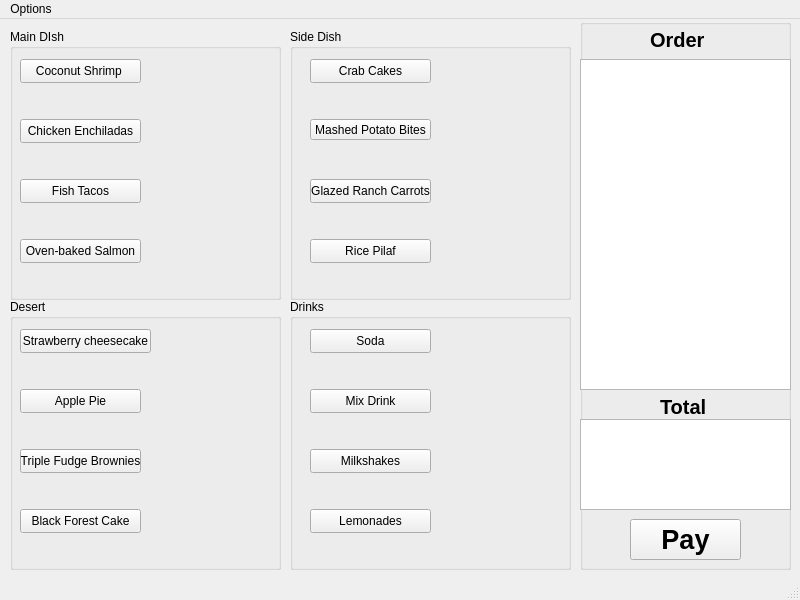
<?xml version="1.0" encoding="UTF-8"?>
<ui version="4.0">
 <class>POS</class>
 <widget class="QMainWindow" name="POS">
  <property name="geometry">
   <rect>
    <x>0</x>
    <y>0</y>
    <width>800</width>
    <height>600</height>
   </rect>
  </property>
  <property name="windowTitle">
   <string>POS</string>
  </property>
  <widget class="QWidget" name="centralwidget">
   <widget class="QGroupBox" name="order_total_Pay">
    <property name="geometry">
     <rect>
      <x>580</x>
      <y>0</y>
      <width>211</width>
      <height>551</height>
     </rect>
    </property>
    <property name="title">
     <string/>
    </property>
    <widget class="QListView" name="orderView">
     <property name="geometry">
      <rect>
       <x>0</x>
       <y>40</y>
       <width>211</width>
       <height>331</height>
      </rect>
     </property>
    </widget>
    <widget class="QLabel" name="orderLabel">
     <property name="geometry">
      <rect>
       <x>70</x>
       <y>10</y>
       <width>61</width>
       <height>21</height>
      </rect>
     </property>
     <property name="font">
      <font>
       <pointsize>15</pointsize>
       <bold>true</bold>
      </font>
     </property>
     <property name="text">
      <string>Order</string>
     </property>
    </widget>
    <widget class="QLabel" name="totalLabel">
     <property name="geometry">
      <rect>
       <x>80</x>
       <y>380</y>
       <width>49</width>
       <height>16</height>
      </rect>
     </property>
     <property name="font">
      <font>
       <pointsize>15</pointsize>
       <bold>true</bold>
      </font>
     </property>
     <property name="text">
      <string>Total</string>
     </property>
    </widget>
    <widget class="QListView" name="totalView">
     <property name="geometry">
      <rect>
       <x>0</x>
       <y>400</y>
       <width>211</width>
       <height>91</height>
      </rect>
     </property>
    </widget>
    <widget class="QPushButton" name="payButton">
     <property name="geometry">
      <rect>
       <x>50</x>
       <y>500</y>
       <width>111</width>
       <height>41</height>
      </rect>
     </property>
     <property name="font">
      <font>
       <pointsize>20</pointsize>
       <bold>true</bold>
      </font>
     </property>
     <property name="text">
      <string>Pay</string>
     </property>
    </widget>
   </widget>
   <widget class="QGroupBox" name="mainDishBox">
    <property name="geometry">
     <rect>
      <x>10</x>
      <y>10</y>
      <width>271</width>
      <height>271</height>
     </rect>
    </property>
    <property name="title">
     <string>Main DIsh</string>
    </property>
    <widget class="QPushButton" name="shrimpButton">
     <property name="geometry">
      <rect>
       <x>10</x>
       <y>30</y>
       <width>121</width>
       <height>24</height>
      </rect>
     </property>
     <property name="text">
      <string>Coconut Shrimp </string>
     </property>
    </widget>
    <widget class="QPushButton" name="enchiladasButton">
     <property name="geometry">
      <rect>
       <x>10</x>
       <y>90</y>
       <width>121</width>
       <height>24</height>
      </rect>
     </property>
     <property name="text">
      <string>Chicken Enchiladas</string>
     </property>
    </widget>
    <widget class="QPushButton" name="fishTacosButton">
     <property name="geometry">
      <rect>
       <x>10</x>
       <y>150</y>
       <width>121</width>
       <height>24</height>
      </rect>
     </property>
     <property name="text">
      <string>Fish Tacos</string>
     </property>
    </widget>
    <widget class="QPushButton" name="salmonButton">
     <property name="geometry">
      <rect>
       <x>10</x>
       <y>210</y>
       <width>121</width>
       <height>24</height>
      </rect>
     </property>
     <property name="text">
      <string>Oven-baked Salmon</string>
     </property>
    </widget>
   </widget>
   <widget class="QGroupBox" name="sideDishBox">
    <property name="geometry">
     <rect>
      <x>290</x>
      <y>10</y>
      <width>281</width>
      <height>271</height>
     </rect>
    </property>
    <property name="title">
     <string>Side Dish</string>
    </property>
    <widget class="QPushButton" name="crabCakeButton">
     <property name="geometry">
      <rect>
       <x>20</x>
       <y>30</y>
       <width>121</width>
       <height>24</height>
      </rect>
     </property>
     <property name="text">
      <string>Crab Cakes</string>
     </property>
    </widget>
    <widget class="QPushButton" name="potatoBitesbutton">
     <property name="geometry">
      <rect>
       <x>20</x>
       <y>90</y>
       <width>121</width>
       <height>21</height>
      </rect>
     </property>
     <property name="text">
      <string>Mashed Potato Bites</string>
     </property>
    </widget>
    <widget class="QPushButton" name="carrotsButton">
     <property name="geometry">
      <rect>
       <x>20</x>
       <y>150</y>
       <width>121</width>
       <height>24</height>
      </rect>
     </property>
     <property name="text">
      <string>Glazed Ranch Carrots</string>
     </property>
    </widget>
    <widget class="QPushButton" name="riceButton">
     <property name="geometry">
      <rect>
       <x>20</x>
       <y>210</y>
       <width>121</width>
       <height>24</height>
      </rect>
     </property>
     <property name="text">
      <string>Rice Pilaf</string>
     </property>
    </widget>
   </widget>
   <widget class="QGroupBox" name="desertBox">
    <property name="geometry">
     <rect>
      <x>10</x>
      <y>280</y>
      <width>271</width>
      <height>271</height>
     </rect>
    </property>
    <property name="title">
     <string>Desert</string>
    </property>
    <widget class="QPushButton" name="cheeseCakeButton">
     <property name="geometry">
      <rect>
       <x>10</x>
       <y>30</y>
       <width>131</width>
       <height>24</height>
      </rect>
     </property>
     <property name="text">
      <string>Strawberry cheesecake</string>
     </property>
    </widget>
    <widget class="QPushButton" name="browniesButton">
     <property name="geometry">
      <rect>
       <x>10</x>
       <y>150</y>
       <width>121</width>
       <height>24</height>
      </rect>
     </property>
     <property name="text">
      <string>Triple Fudge Brownies</string>
     </property>
    </widget>
    <widget class="QPushButton" name="CakeButton">
     <property name="geometry">
      <rect>
       <x>10</x>
       <y>210</y>
       <width>121</width>
       <height>24</height>
      </rect>
     </property>
     <property name="text">
      <string>Black Forest Cake</string>
     </property>
    </widget>
    <widget class="QPushButton" name="applePieButton">
     <property name="geometry">
      <rect>
       <x>10</x>
       <y>90</y>
       <width>121</width>
       <height>24</height>
      </rect>
     </property>
     <property name="text">
      <string>Apple Pie</string>
     </property>
    </widget>
   </widget>
   <widget class="QGroupBox" name="drinksBox">
    <property name="geometry">
     <rect>
      <x>290</x>
      <y>280</y>
      <width>281</width>
      <height>271</height>
     </rect>
    </property>
    <property name="title">
     <string>Drinks</string>
    </property>
    <widget class="QPushButton" name="SodaButton">
     <property name="geometry">
      <rect>
       <x>20</x>
       <y>30</y>
       <width>121</width>
       <height>24</height>
      </rect>
     </property>
     <property name="text">
      <string>Soda</string>
     </property>
    </widget>
    <widget class="QPushButton" name="shakesButton">
     <property name="geometry">
      <rect>
       <x>20</x>
       <y>150</y>
       <width>121</width>
       <height>24</height>
      </rect>
     </property>
     <property name="text">
      <string>Milkshakes</string>
     </property>
    </widget>
    <widget class="QPushButton" name="lemonadesButton">
     <property name="geometry">
      <rect>
       <x>20</x>
       <y>210</y>
       <width>121</width>
       <height>24</height>
      </rect>
     </property>
     <property name="text">
      <string>Lemonades</string>
     </property>
    </widget>
    <widget class="QPushButton" name="mixDrinkButton">
     <property name="geometry">
      <rect>
       <x>20</x>
       <y>90</y>
       <width>121</width>
       <height>24</height>
      </rect>
     </property>
     <property name="text">
      <string>Mix Drink</string>
     </property>
    </widget>
   </widget>
  </widget>
  <widget class="QMenuBar" name="menubar">
   <property name="geometry">
    <rect>
     <x>0</x>
     <y>0</y>
     <width>800</width>
     <height>22</height>
    </rect>
   </property>
   <widget class="QMenu" name="menuOptions">
    <property name="title">
     <string>Options</string>
    </property>
    <addaction name="actionExit"/>
    <addaction name="actionPay"/>
   </widget>
   <addaction name="menuOptions"/>
  </widget>
  <widget class="QStatusBar" name="statusbar"/>
  <action name="actionExit">
   <property name="text">
    <string>Exit</string>
   </property>
  </action>
  <action name="actionPay">
   <property name="text">
    <string>Pay</string>
   </property>
  </action>
 </widget>
 <resources/>
 <connections/>
</ui>
